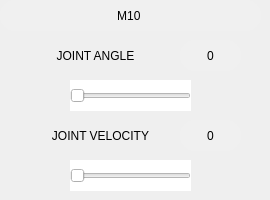
      <widget class="QWidget" name="M10Page">
       <widget class="QPushButton" name="M10AngleMinus">
        <property name="geometry">
         <rect>
          <x>20</x>
          <y>80</y>
          <width>41</width>
          <height>31</height>
         </rect>
        </property>
        <property name="styleSheet">
         <string notr="true">background-color: rgb(255, 255, 255);</string>
        </property>
        <property name="text">
         <string/>
        </property>
        <property name="icon">
         <iconset>
          <normaloff>C:/Users/asadr/Downloads/icons8-minus-50.png</normaloff>C:/Users/asadr/Downloads/icons8-minus-50.png</iconset>
        </property>
        <property name="iconSize">
         <size>
          <width>25</width>
          <height>28</height>
         </size>
        </property>
        <property name="flat">
         <bool>true</bool>
        </property>
       </widget>
       <widget class="QPushButton" name="M10AnglePlus">
        <property name="geometry">
         <rect>
          <x>200</x>
          <y>80</y>
          <width>41</width>
          <height>31</height>
         </rect>
        </property>
        <property name="styleSheet">
         <string notr="true">background-color: rgb(255, 255, 255);</string>
        </property>
        <property name="text">
         <string/>
        </property>
        <property name="icon">
         <iconset>
          <normaloff>C:/Users/asadr/Downloads/icons8-plus-50 (1).png</normaloff>C:/Users/asadr/Downloads/icons8-plus-50 (1).png</iconset>
        </property>
        <property name="iconSize">
         <size>
          <width>25</width>
          <height>28</height>
         </size>
        </property>
        <property name="flat">
         <bool>true</bool>
        </property>
       </widget>
       <widget class="QSlider" name="M10VelocitySlider">
        <property name="geometry">
         <rect>
          <x>70</x>
          <y>160</y>
          <width>121</width>
          <height>31</height>
         </rect>
        </property>
        <property name="styleSheet">
         <string notr="true">background-color: rgb(255, 255, 255);</string>
        </property>
        <property name="orientation">
         <enum>Qt::Horizontal</enum>
        </property>
       </widget>
       <widget class="QPushButton" name="pushButton_86">
        <property name="geometry">
         <rect>
          <x>30</x>
          <y>40</y>
          <width>121</width>
          <height>31</height>
         </rect>
        </property>
        <property name="styleSheet">
         <string notr="true">background-color: rgb(255, 255, 255);
font: 63 10pt &quot;Yu Gothic UI Semibold&quot;;</string>
        </property>
        <property name="text">
         <string>   JOINT ANGLE</string>
        </property>
        <property name="icon">
         <iconset>
          <normaloff>C:/Users/asadr/Downloads/icons8-data-setting-50 (1).png</normaloff>C:/Users/asadr/Downloads/icons8-data-setting-50 (1).png</iconset>
        </property>
        <property name="iconSize">
         <size>
          <width>20</width>
          <height>20</height>
         </size>
        </property>
        <property name="flat">
         <bool>true</bool>
        </property>
       </widget>
       <widget class="QPushButton" name="M10VelocityMinus">
        <property name="geometry">
         <rect>
          <x>20</x>
          <y>160</y>
          <width>41</width>
          <height>31</height>
         </rect>
        </property>
        <property name="styleSheet">
         <string notr="true">background-color: rgb(255, 255, 255);</string>
        </property>
        <property name="text">
         <string/>
        </property>
        <property name="icon">
         <iconset>
          <normaloff>C:/Users/asadr/Downloads/icons8-minus-50.png</normaloff>C:/Users/asadr/Downloads/icons8-minus-50.png</iconset>
        </property>
        <property name="iconSize">
         <size>
          <width>25</width>
          <height>28</height>
         </size>
        </property>
        <property name="flat">
         <bool>true</bool>
        </property>
       </widget>
       <widget class="QLabel" name="M10VelocityLabel">
        <property name="geometry">
         <rect>
          <x>180</x>
          <y>120</y>
          <width>61</width>
          <height>31</height>
         </rect>
        </property>
        <property name="styleSheet">
         <string notr="true">border-radius: 15px;
background-color: rgb(240, 240, 240);
font: 63 9pt &quot;Yu Gothic UI Semibold&quot;;</string>
        </property>
        <property name="text">
         <string>0</string>
        </property>
        <property name="alignment">
         <set>Qt::AlignCenter</set>
        </property>
       </widget>
       <widget class="QLabel" name="label_60">
        <property name="geometry">
         <rect>
          <x>0</x>
          <y>0</y>
          <width>261</width>
          <height>31</height>
         </rect>
        </property>
        <property name="styleSheet">
         <string notr="true">background-color: rgb(240, 240, 240);
border-radius: 15px;
font: 63 10pt &quot;Yu Gothic UI Semibold&quot;;</string>
        </property>
        <property name="text">
         <string>M10 </string>
        </property>
        <property name="alignment">
         <set>Qt::AlignCenter</set>
        </property>
       </widget>
       <widget class="QSlider" name="M10AngleSlider">
        <property name="geometry">
         <rect>
          <x>70</x>
          <y>80</y>
          <width>121</width>
          <height>31</height>
         </rect>
        </property>
        <property name="styleSheet">
         <string notr="true">background-color: rgb(255, 255, 255);</string>
        </property>
        <property name="orientation">
         <enum>Qt::Horizontal</enum>
        </property>
       </widget>
       <widget class="QPushButton" name="M10VelocityPlus">
        <property name="geometry">
         <rect>
          <x>200</x>
          <y>160</y>
          <width>41</width>
          <height>31</height>
         </rect>
        </property>
        <property name="styleSheet">
         <string notr="true">background-color: rgb(255, 255, 255);</string>
        </property>
        <property name="text">
         <string/>
        </property>
        <property name="icon">
         <iconset>
          <normaloff>C:/Users/asadr/Downloads/icons8-plus-50 (1).png</normaloff>C:/Users/asadr/Downloads/icons8-plus-50 (1).png</iconset>
        </property>
        <property name="iconSize">
         <size>
          <width>25</width>
          <height>28</height>
         </size>
        </property>
        <property name="flat">
         <bool>true</bool>
        </property>
       </widget>
       <widget class="QLabel" name="M10AngleLabel">
        <property name="geometry">
         <rect>
          <x>180</x>
          <y>40</y>
          <width>61</width>
          <height>31</height>
         </rect>
        </property>
        <property name="styleSheet">
         <string notr="true">border-radius: 15px;
background-color: rgb(240, 240, 240);
font: 63 9pt &quot;Yu Gothic UI Semibold&quot;;</string>
        </property>
        <property name="frameShape">
         <enum>QFrame::Box</enum>
        </property>
        <property name="text">
         <string>0</string>
        </property>
        <property name="alignment">
         <set>Qt::AlignCenter</set>
        </property>
       </widget>
       <widget class="QPushButton" name="pushButton_89">
        <property name="geometry">
         <rect>
          <x>20</x>
          <y>120</y>
          <width>151</width>
          <height>31</height>
         </rect>
        </property>
        <property name="styleSheet">
         <string notr="true">background-color: rgb(255, 255, 255);
font: 63 10pt &quot;Yu Gothic UI Semibold&quot;;</string>
        </property>
        <property name="text">
         <string>   JOINT VELOCITY</string>
        </property>
        <property name="icon">
         <iconset>
          <normaloff>C:/Users/asadr/Downloads/icons8-speedometer-64.png</normaloff>C:/Users/asadr/Downloads/icons8-speedometer-64.png</iconset>
        </property>
        <property name="iconSize">
         <size>
          <width>22</width>
          <height>22</height>
         </size>
        </property>
        <property name="flat">
         <bool>true</bool>
        </property>
       </widget>
      </widget>
